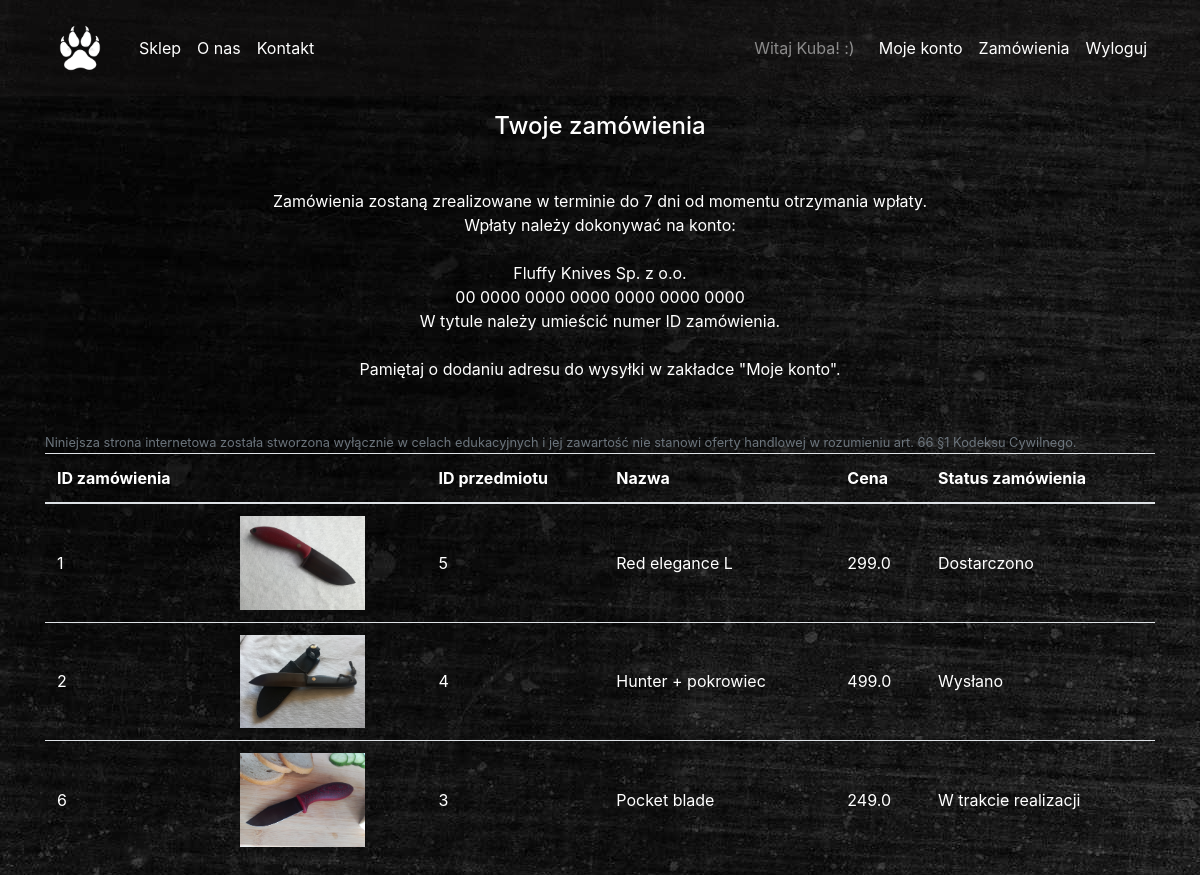
/cart (signed in), run on the app's committed database.
### app_files/db_models.py (models this page shows, shortened)
class User(db.Model, UserMixin):
    __tablename__ = 'User'
    id = db.Column(db.Integer, primary_key=True)
    username = db.Column(db.String(20), unique=True, nullable=False)
    email = db.Column(db.String(120), unique=True, nullable=False)
    password = db.Column(db.String(60), nullable=False)
    image_file = db.Column(db.String(20), nullable=False, default='defaultpp.jpg')
    adress = db.Column(db.String(200))
    phone = db.Column(db.String(20))
    is_admin = db.Column(db.Boolean, default=False)

class Order(db.Model):
    id = db.Column(db.Integer, primary_key=True)
    item_id = db.Column(db.ForeignKey('Item.id'))
    user_id = db.Column(db.ForeignKey('User.id'))
    status = db.Column(db.String, nullable=False, default='W trakcie realizacji')
    item = db.relationship('Item', backref="user_associations")
    user = db.relationship('User', backref="item_associations")

class Item(db.Model):
    __tablename__ = 'Item'
    id = db.Column(db.Integer, primary_key=True)
    item_name = db.Column(db.String(30), unique=True, nullable=False)
    item_main_description = db.Column(db.String(30))
    item_points_description = db.Column(db.String(200))
    item_image = db.Column(db.String(30), nullable=False)
    item_price = db.Column(db.Float, nullable=False)

### app_files/routes.py (the view)
@app.route('/cart', methods=['GET', 'POST'])
@login_required
def cart():
    if current_user.is_admin:
        return redirect(url_for('root'))
    if request.method == 'POST':  # if posted form from main.html
        ordered_item_id = int(request.form['ordered_item_id'])
        order = Order(item_id=ordered_item_id, user_id=current_user.id)
        db.session.add(order)
        db.session.commit()
    user_orders_list = (db.session.query(Order, Item)
                        .filter(Order.user_id == current_user.id)
                        .join(Item, Order.item_id == Item.id))
    return render_template('cart.html', user_orders_list=user_orders_list)

### app_files/db_models.py (called while the page is built)
@login_manager.user_loader
def load_user(user_id):
    return User.query.get(int(user_id))

### app_files/templates/cart.html
{% extends "layout.html" %}
{% block navbarposition %}
<nav class="navbar navbar-expand-md navbar-dark Bggrey" id="navbarMain">
{% endblock %}
{% block content %}
<div class="container">
	<h4 class="text-center mt-3 mb-5">Twoje zamówienia</h4>
	<p class="text-center mb-5">
		Zamówienia zostaną zrealizowane w terminie do 7 dni od momentu otrzymania wpłaty.<br/>
		Wpłaty należy dokonywać na konto:<br/><br/>
		Fluffy Knives Sp. z o.o.<br/>
		00 0000 0000 0000 0000 0000 0000<br/>
		W tytule należy umieścić numer ID zamówienia.<br/><br/>
		Pamiętaj o dodaniu adresu do wysyłki w zakładce "Moje konto".
	</p>
	<small class="text-muted">Niniejsza strona internetowa została stworzona wyłącznie w celach edukacyjnych i jej zawartość nie stanowi oferty handlowej w rozumieniu art. 66 §1 Kodeksu Cywilnego.</small>
	<div class="table-responsive">
		<table class="table">
			<thead>
				<tr>
					<th scope="col">ID zamówienia</th>
					<th scope="col"></th>
					<th scope="col">ID przedmiotu</th>
					<th scope="col">Nazwa</th>
					<th scope="col">Cena</th>
					<th scope="col">Status zamówienia</th>
				</tr>
			</thead>
			<tbody>
				{% for i in user_orders_list %}
				<tr class="text-nowrap">
					<td class="align-middle">{{ i[0].id }}</td>
					<td><img class="img-fluid Img125 img-responsive"
					src="{{url_for('static', filename='images/shop/'+ i[1].item_image)}}"
					alt="Item image"></td>
					<td class="align-middle">{{ i[0].item_id }}</td>
					<td class="align-middle">{{ i[1].item_name }}</td>
					<td class="align-middle">{{ i[1].item_price }}</td>
					<td class="align-middle">{{ i[0].status }}</td>
				</tr>
				{% endfor %}
			</tbody>
		</table>
	</div>
</div>
{% endblock content %}

### app_files/templates/layout.html (shortened to what this page needs)
<!DOCTYPE html>
<html lang="pl">
<head>
	<link rel="stylesheet" href="https://stackpath.bootstrapcdn.com/bootstrap/4.1.1/css/bootstrap.min.css">
	<link href="{{ url_for('static', filename='css/customstyle.css') }}" rel="stylesheet" type="text/css">
</head>
<body>
{% block navbarposition %}{% endblock %}
	<div class="container">
		<a class="navbar-brand" href="/#carouselMain">
			<img src="{{ url_for('static', filename='images/tigerfootprint.png') }}" width="70" height="70" alt="logo">
		</a>
		<div class="collapse navbar-collapse" id="navbarResponsive">
			<ul class="navbar-nav">
				<li class="nav-item">
					<a class="nav-link" href="/#shop">Sklep</a>
				</li>
				<li class="nav-item">
					<a class="nav-link text-nowrap" href="/#aboutus">O nas</a>
				</li>
				<li class="nav-item">
					<a class="nav-link" href="/#contact">Kontakt</a>
				</li>
			</ul>
			{% if current_user.is_admin %}
				<ul class="navbar-nav ml-auto">
					<span class="navbar-text mr-3">KONTO ADMINISTRATORA</span>
					<li class="nav-item">
						<a class="nav-link" href="{{ url_for('shopmanagement') }}">Zarządzaj sklepem</a>
					</li>
					<li class="nav-item">
						<a class="nav-link" href="{{ url_for('orders') }}">Zamówienia</a>
					</li>
					<li class="nav-item">
						<a class="nav-link" href="{{ url_for('logout') }}">Wyloguj</a>
					</li>
				</ul>
			{% elif current_user.is_authenticated %}
				<ul class="navbar-nav ml-auto">
					<span class="navbar-text mr-3">Witaj {{ current_user.username }}! :)</span>
					<li class="nav-item">
						<a class="nav-link" href="{{ url_for('account') }}">Moje konto</a>
					</li>
					<li class="nav-item">
						<a class="nav-link" href="{{ url_for('cart') }}">Zamówienia</a>
					</li>
					<li class="nav-item">
						<a class="nav-link" href="{{ url_for('logout') }}">Wyloguj</a>
					</li>
				</ul>
			{% endif %}
		</div>
	</div>
</nav>
{% block content %}{% endblock %}
</body>
</html>

### app_files/static/css/customstyle.css (style rules this page uses)
body { background-image: url("../images/bgimage.jpg"); color: white; }
.Bggrey { background-color: rgba(31, 29, 29, 0.3); }
#navbarMain .nav-link, #navbarMain .navbar-toggler { color: #fff; }
.Img125 { max-height: 125px; max-width: 125px; }

### data on the page
User: username "Kuba"
Order: id "1", item_image (picture), item "5", item_name "Red elegance L", item_price "299.0", status "Dostarczono"
Order: id "2", item_image (picture), item "4", item_name "Hunter + pokrowiec", item_price "499.0", status "Wysłano"
Order: id "6", item_image (picture), item "3", item_name "Pocket blade", item_price "249.0", status "W trakcie realizacji"
